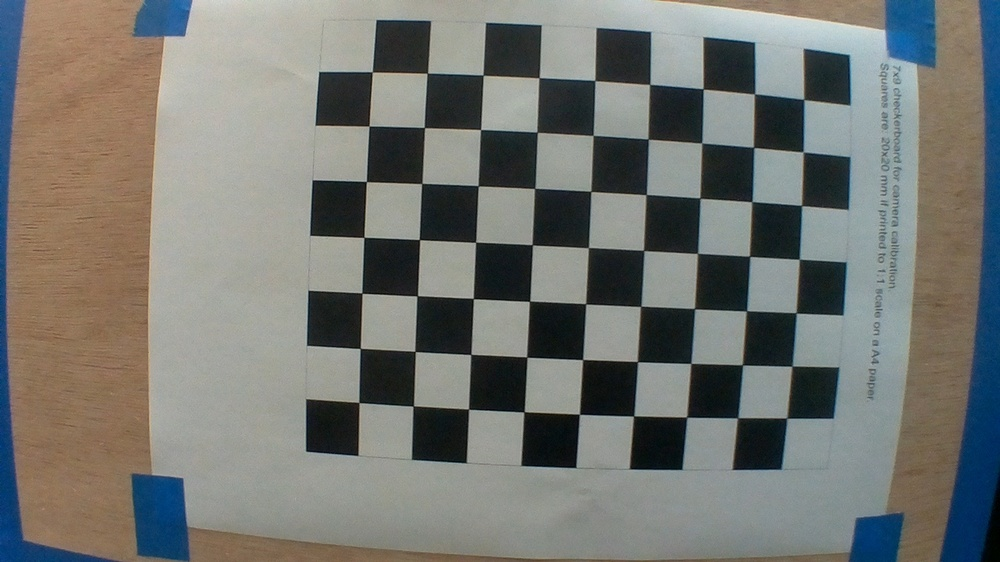
#> input picture Old/Checkerboard/image0.jpg, 1000 x 562 px, shrunk from 1920 x 1080 before the run, given in place of the camera
$ python Test_WH.py
#> lines starting #> are read from the running program, lines starting #| are printed output that depends on the picture; after the words box and inside, x2 and y2 are one past the last pixel; in counts of white or black regions, pixels touching at a corner belong together
# -*- coding: utf-8 -*-
"""
Created on Mon Jan 28 00:04:15 2019

@author: imossim
"""

import cv2
import imutils
import numpy as np
cap = cv2.VideoCapture(0)

while True:
    ret, frame = cap.read()
#> frame is the input picture: shape (562, 1000, 3); mean B, G, R 113.5, 118.3, 116.9
    hsv = cv2.cvtColor(frame, cv2.COLOR_BGR2GRAY)
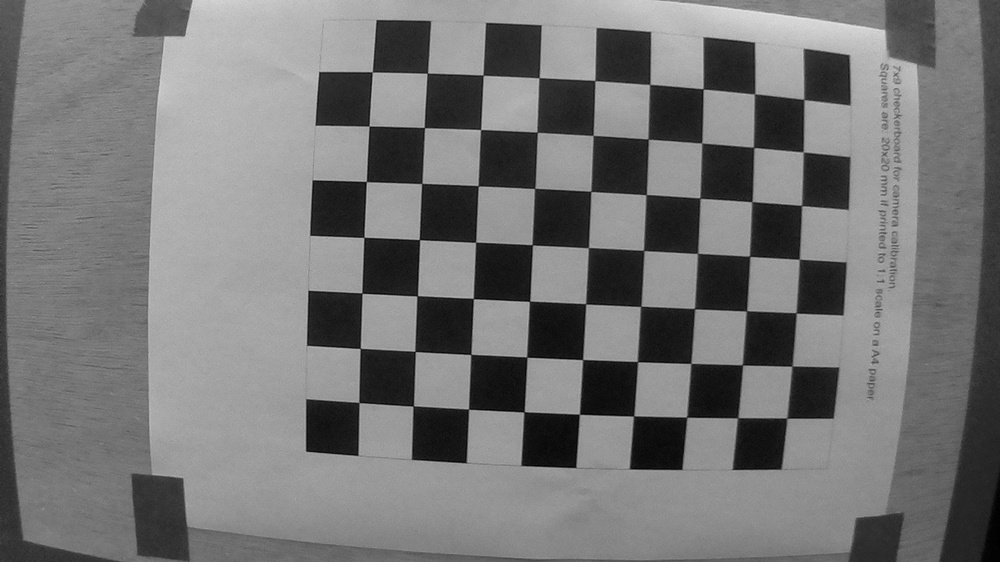
#> hsv: shape (562, 1000); min 0, max 230, mean 117.3
    blur = cv2.GaussianBlur(hsv,(5,5),0)

    lower_red = np.array([170,150,100])
    upper_red = np.array([180,255,255])

    #mask = cv2.inRange(blur,lower_red, upper_red)
    ret1,thresh = cv2.threshold(blur,25,255,cv2.ADAPTIVE_THRESH_GAUSSIAN_C)
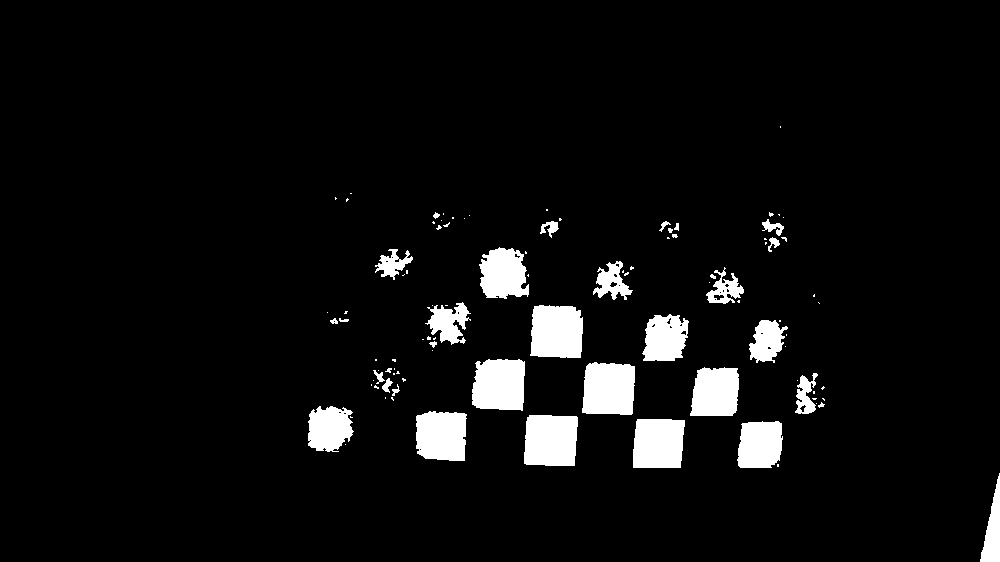
#> thresh: shape (562, 1000); 5.5% white; 99 white regions (66 under 20 px)

    cnts = cv2.findContours(thresh.copy(),cv2.RETR_EXTERNAL,cv2.CHAIN_APPROX_SIMPLE)
#> cnts = 99 contours, 72 with area under 20; largest, box (x1, y1, x2, y2) and area: (524, 415, 578, 466) 2464, (530, 305, 583, 358) 2448, (582, 362, 635, 415) 2428, (472, 359, 525, 411) 2358, (633, 419, 685, 468) 2280
    cnts = imutils.grab_contours(cnts)

    for c in cnts:
        M = cv2.moments(c)
        try:
            cX = int(M["m10"] / M["m00"])
            cY = int(M["m01"] / M["m00"])
        except:
            pass

        cv2.drawContours(frame, [c], -1, (0, 255, 0), 2)
        cv2.circle(frame, (cX, cY), 7, (255, 255, 255), -1)
        cv2.putText(frame, "center", (cX - 20, cY - 20),
        cv2.FONT_HERSHEY_SIMPLEX, 0.5, (255, 255, 255), 2)
#> this loop made 99 passes
#> (cX, cY) on passes 1, 4, 5, 7, 8, 9, 11, 14, 18, 19, 23, 24: (992, 531), (759, 444), (658, 443), (550, 440), (441, 435), (328, 428), (820, 404), (391, 398), (375, 386), (395, 390), (403, 379), (386, 385)
#> c on passes 3, 10, 15, 20, 21, 22: [[345, 444]], [[816, 403]], [[385, 397], [385, 398]], [[371, 384], [371, 385]], [[797, 380]], [[373, 380]]
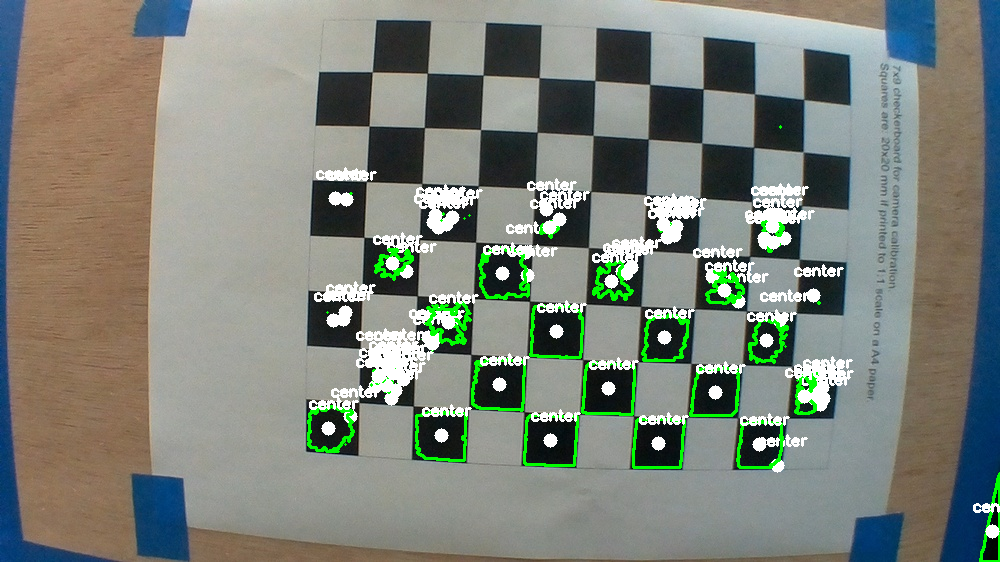
#> frame: shape (562, 1000, 3); 6.46% of pixels changed, all inside (x1, y1, x2, y2) = (307, 125, 1000, 562)

    cv2.imshow('frame',frame)
    cv2.imshow('blur,res',hsv)
    cv2.imshow('thresh',thresh)
    if cv2.waitKey(1) & 0xFF == ord('q'):
#> (key q is pressed here)
        break

cap.release()
cv2.destroyAllWindows()

$ run again, on Old/Checkerboard/image10.jpg
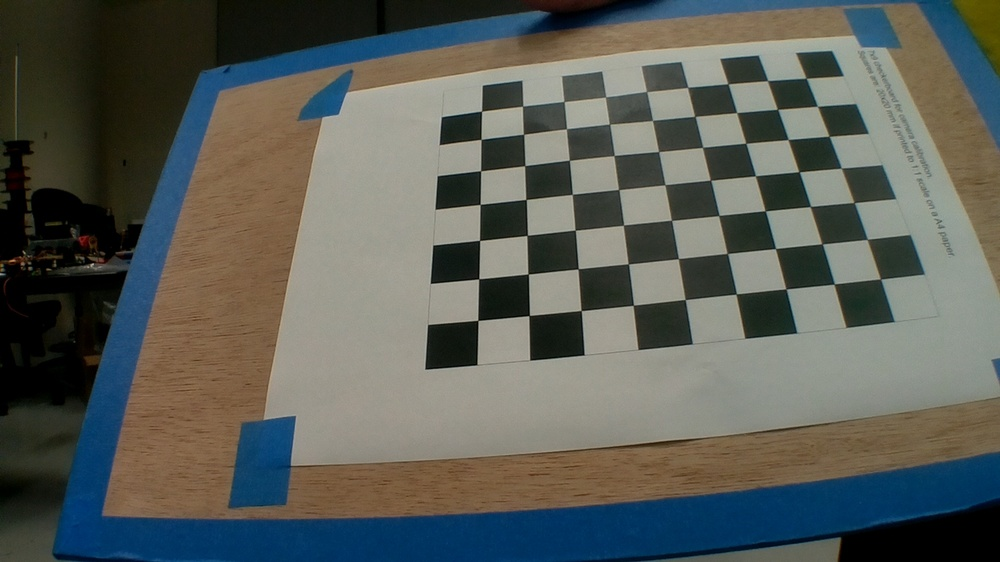
#> input picture Old/Checkerboard/image10.jpg, 1000 x 562 px, shrunk from 1920 x 1080 before the run, given in place of the camera
#> frame is the input picture: shape (562, 1000, 3); mean B, G, R 87.6, 93.9, 90.5
#> `ret1,thresh = cv2.threshold(blur,25,255,cv2.ADAPTIVE_THRESH_GAUSSIAN_C)`:
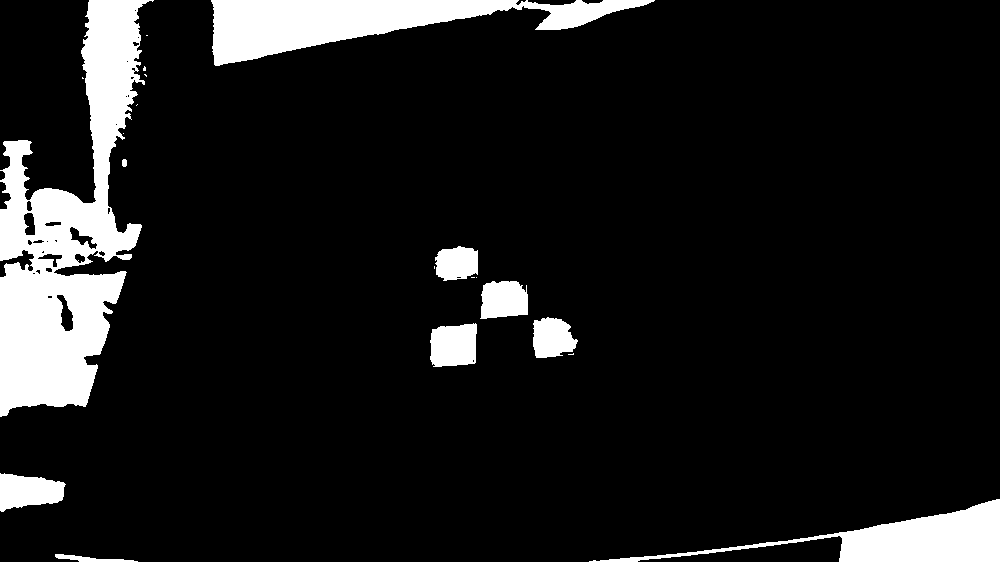
#> thresh: shape (562, 1000); 10.5% white; 20 white regions (10 under 20 px)
#> cnts = 20 contours, 10 with area under 20; largest, box (x1, y1, x2, y2) and area: (0, 0, 154, 417) 30165, (211, 0, 655, 66) 12641, (589, 499, 1000, 562) 7528, (0, 473, 66, 512) 1724, (430, 323, 477, 367) 1710
#> the loop `for c in cnts:` made 20 passes
#> (cX, cY) on passes 1, 2, 3, 5, 6, 7, 11, 12: (86, 558), (912, 539), (28, 490), (453, 345), (551, 337), (503, 299), (456, 262), (124, 162)
#> after the loop `for c in cnts:`:
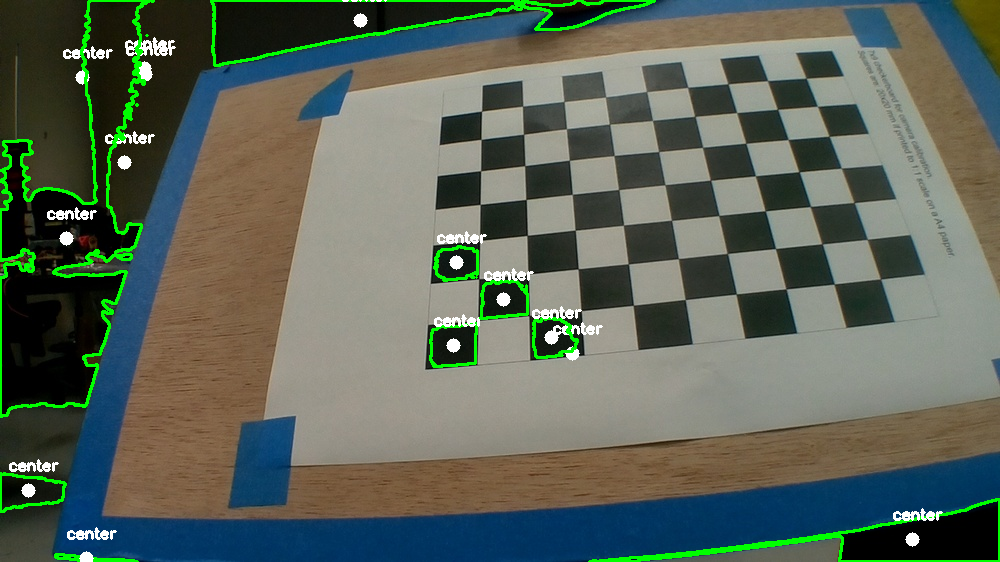
#> frame: shape (562, 1000, 3); 3.53% of pixels changed, all inside (x1, y1, x2, y2) = (0, 0, 1000, 562)

$ run again, on Old/Checkerboard/image11.jpg
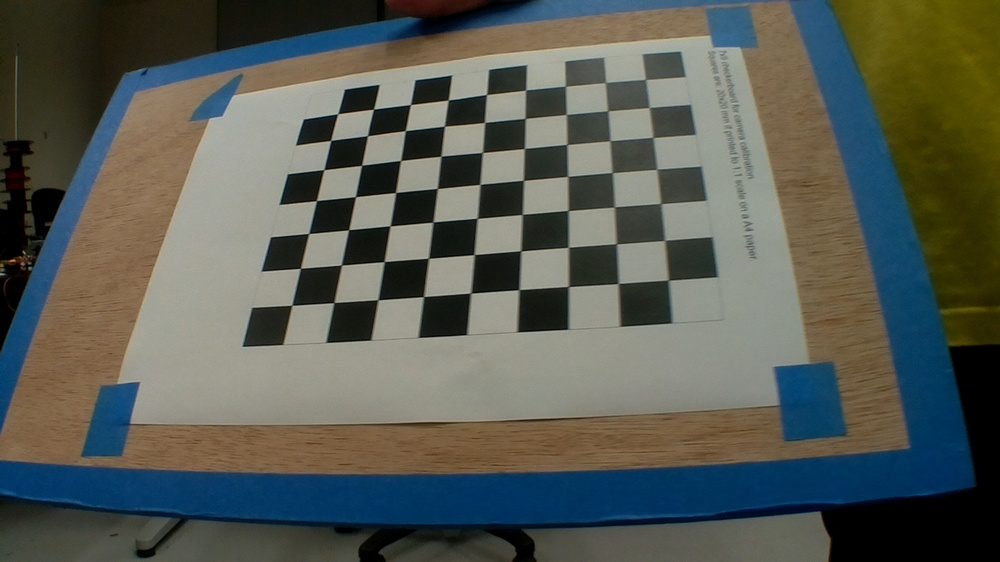
#> input picture Old/Checkerboard/image11.jpg, 1000 x 562 px, shrunk from 1920 x 1080 before the run, given in place of the camera
#> frame is the input picture: shape (562, 1000, 3); mean B, G, R 83.5, 91.7, 87.6
#> `ret1,thresh = cv2.threshold(blur,25,255,cv2.ADAPTIVE_THRESH_GAUSSIAN_C)`:
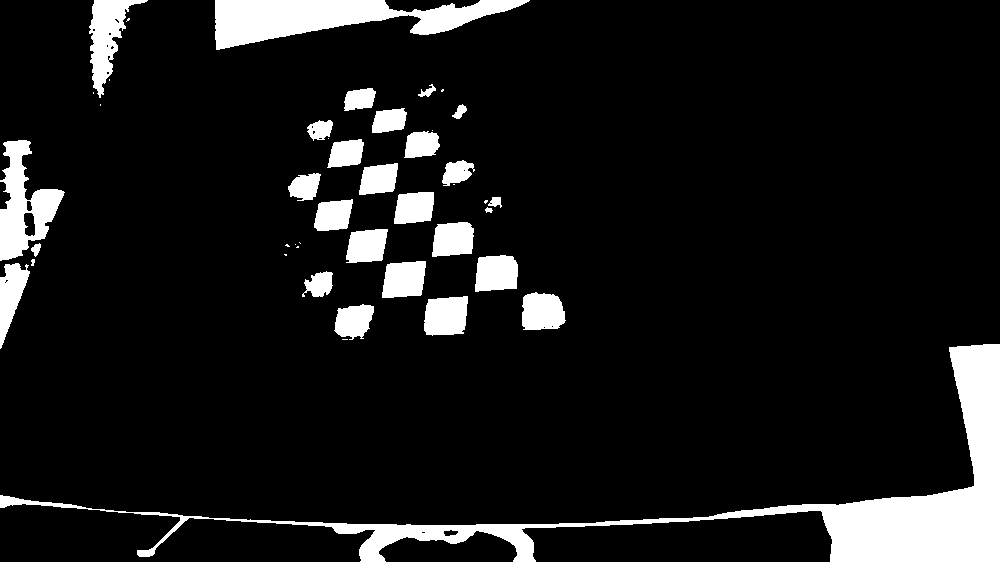
#> thresh: shape (562, 1000); 10% white; 44 white regions (15 under 20 px)
#> cnts = 44 contours, 16 with area under 20; largest, box (x1, y1, x2, y2) and area: (0, 344, 1000, 562) 21930, (215, 0, 530, 50) 7596, (0, 140, 65, 261) 3780, (89, 0, 148, 98) 2205, (424, 296, 468, 336) 1436
#> the loop `for c in cnts:` made 44 passes
#> (cX, cY) on passes 1, 3, 4, 5, 6, 7, 8, 9: (812, 499), (353, 320), (445, 315), (541, 311), (319, 283), (10, 294), (403, 279), (32, 261)
#> after the loop `for c in cnts:`:
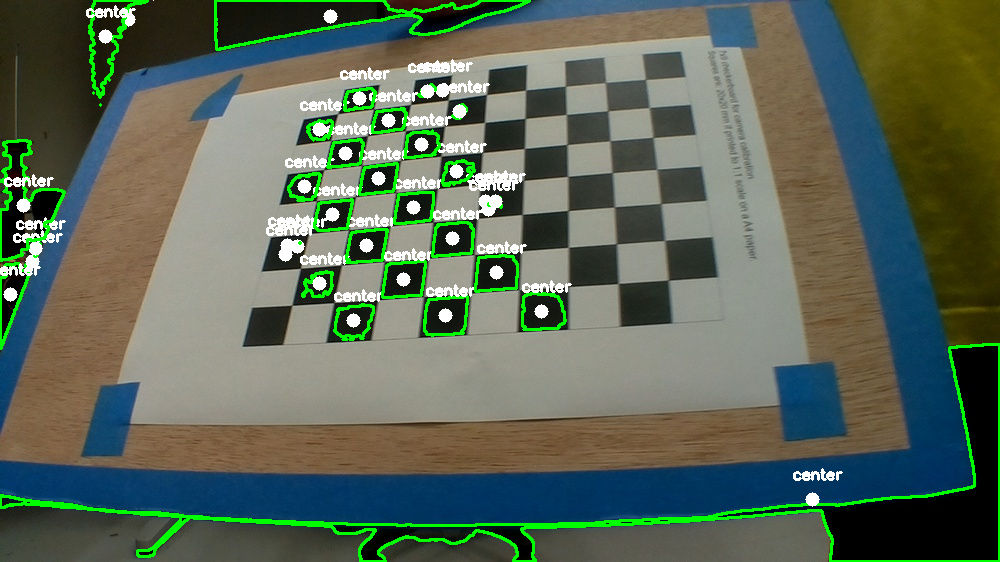
#> frame: shape (562, 1000, 3); 6.15% of pixels changed, all inside (x1, y1, x2, y2) = (0, 0, 1000, 562)
